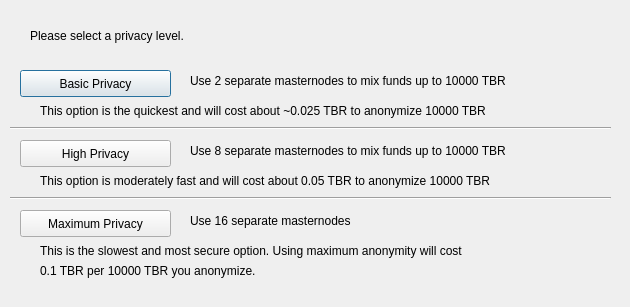
<?xml version="1.0" encoding="UTF-8"?>
<ui version="4.0">
 <class>ObfuscationConfig</class>
 <widget class="QDialog" name="ObfuscationConfig">
  <property name="geometry">
   <rect>
    <x>0</x>
    <y>0</y>
    <width>630</width>
    <height>307</height>
   </rect>
  </property>
  <property name="windowTitle">
   <string>Configure Obfuscation</string>
  </property>
  <widget class="QPushButton" name="buttonBasic">
   <property name="geometry">
    <rect>
     <x>20</x>
     <y>70</y>
     <width>151</width>
     <height>27</height>
    </rect>
   </property>
   <property name="text">
    <string>Basic Privacy</string>
   </property>
  </widget>
  <widget class="QPushButton" name="buttonHigh">
   <property name="geometry">
    <rect>
     <x>20</x>
     <y>140</y>
     <width>151</width>
     <height>27</height>
    </rect>
   </property>
   <property name="text">
    <string>High Privacy</string>
   </property>
  </widget>
  <widget class="QPushButton" name="buttonMax">
   <property name="geometry">
    <rect>
     <x>20</x>
     <y>210</y>
     <width>151</width>
     <height>27</height>
    </rect>
   </property>
   <property name="text">
    <string>Maximum Privacy</string>
   </property>
  </widget>
  <widget class="QLabel" name="label">
   <property name="geometry">
    <rect>
     <x>30</x>
     <y>20</y>
     <width>571</width>
     <height>31</height>
    </rect>
   </property>
   <property name="text">
    <string>Please select a privacy level.</string>
   </property>
  </widget>
  <widget class="QLabel" name="label_2">
   <property name="geometry">
    <rect>
     <x>190</x>
     <y>70</y>
     <width>421</width>
     <height>21</height>
    </rect>
   </property>
   <property name="text">
    <string>Use 2 separate masternodes to mix funds up to 10000 TBR</string>
   </property>
  </widget>
  <widget class="QLabel" name="label_3">
   <property name="geometry">
    <rect>
     <x>190</x>
     <y>140</y>
     <width>411</width>
     <height>21</height>
    </rect>
   </property>
   <property name="text">
    <string>Use 8 separate masternodes to mix funds up to 10000 TBR</string>
   </property>
  </widget>
  <widget class="QLabel" name="label_4">
   <property name="geometry">
    <rect>
     <x>190</x>
     <y>210</y>
     <width>421</width>
     <height>21</height>
    </rect>
   </property>
   <property name="text">
    <string>Use 16 separate masternodes</string>
   </property>
  </widget>
  <widget class="QLabel" name="label_6">
   <property name="geometry">
    <rect>
     <x>40</x>
     <y>100</y>
     <width>561</width>
     <height>21</height>
    </rect>
   </property>
   <property name="text">
    <string>This option is the quickest and will cost about ~0.025 TBR to anonymize 10000 TBR</string>
   </property>
  </widget>
  <widget class="QLabel" name="label_7">
   <property name="geometry">
    <rect>
     <x>40</x>
     <y>170</y>
     <width>561</width>
     <height>21</height>
    </rect>
   </property>
   <property name="text">
    <string>This option is moderately fast and will cost about 0.05 TBR to anonymize 10000 TBR</string>
   </property>
  </widget>
  <widget class="QLabel" name="label_8">
   <property name="geometry">
    <rect>
     <x>40</x>
     <y>240</y>
     <width>561</width>
     <height>21</height>
    </rect>
   </property>
   <property name="text">
    <string>This is the slowest and most secure option. Using maximum anonymity will cost</string>
   </property>
  </widget>
  <widget class="QLabel" name="label_9">
   <property name="geometry">
    <rect>
     <x>40</x>
     <y>260</y>
     <width>561</width>
     <height>21</height>
    </rect>
   </property>
   <property name="text">
    <string>0.1 TBR per 10000 TBR you anonymize.</string>
   </property>
  </widget>
  <widget class="Line" name="line">
   <property name="geometry">
    <rect>
     <x>10</x>
     <y>120</y>
     <width>601</width>
     <height>16</height>
    </rect>
   </property>
   <property name="orientation">
    <enum>Qt::Horizontal</enum>
   </property>
  </widget>
  <widget class="Line" name="line_2">
   <property name="geometry">
    <rect>
     <x>10</x>
     <y>190</y>
     <width>601</width>
     <height>16</height>
    </rect>
   </property>
   <property name="orientation">
    <enum>Qt::Horizontal</enum>
   </property>
  </widget>
 </widget>
 <resources/>
 <connections/>
</ui>
